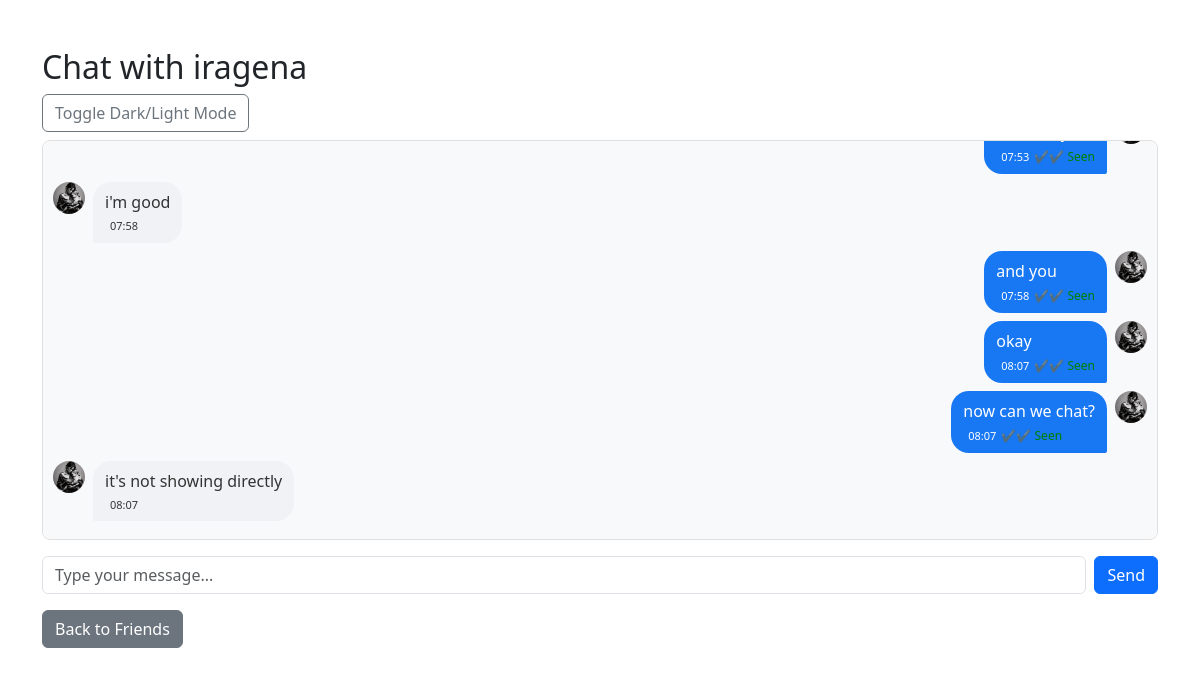
The page /chat/3 (signed in) on the database its author committed.
### app.py (models this page shows)
class User(UserMixin, db.Model):
    id = db.Column(db.Integer, primary_key=True)
    username = db.Column(db.String(80), unique=True, nullable=False)
    password = db.Column(db.String(120), nullable=False)
    profile_pic = db.Column(db.String(120), nullable=True, default='default.png')
    friends = db.relationship('Friend', foreign_keys='Friend.user_id', backref='user', lazy='dynamic')
    friend_of = db.relationship('Friend', foreign_keys='Friend.friend_id', backref='friend', lazy='dynamic')
    groups = db.relationship('GroupMember', backref='user', lazy='dynamic')

class PrivateMessage(db.Model):
    id = db.Column(db.Integer, primary_key=True)
    sender_id = db.Column(db.Integer, db.ForeignKey('user.id'))
    receiver_id = db.Column(db.Integer, db.ForeignKey('user.id'))
    content = db.Column(db.Text, nullable=False)
    timestamp = db.Column(db.DateTime, server_default=db.func.now())
    read = db.Column(db.Boolean, default=False)
    sender = db.relationship('User', foreign_keys=[sender_id])
    receiver = db.relationship('User', foreign_keys=[receiver_id])

### app.py (the view)
@app.route('/chat/<int:friend_id>', methods=['GET', 'POST'])
@login_required
def private_chat(friend_id):
    friend = User.query.get_or_404(friend_id)
    is_friend = Friend.query.filter_by(user_id=current_user.id, friend_id=friend_id, accepted=True).first() is not None
    if not is_friend:
        flash('You can only chat with your friends.', 'danger')
        return redirect(url_for('friends'))
    if request.method == 'POST':
        msg = request.form.get('message')
        if msg:
            db.session.add(PrivateMessage(sender_id=current_user.id, receiver_id=friend_id, content=msg, read=False))
            db.session.commit()
    unread = PrivateMessage.query.filter_by(sender_id=friend_id, receiver_id=current_user.id, read=False).all()
    for m in unread:
        m.read = True
    if unread:
        db.session.commit()
    messages = PrivateMessage.query.filter(
        ((PrivateMessage.sender_id == current_user.id) & (PrivateMessage.receiver_id == friend_id)) |
        ((PrivateMessage.sender_id == friend_id) & (PrivateMessage.receiver_id == current_user.id))
    ).order_by(PrivateMessage.timestamp.asc()).all()
    return render_template('private_chat.html', friend=friend, messages=messages, is_friend=is_friend, user=current_user)

### app.py (called while the page is built)
@login_manager.user_loader
def load_user(user_id):
    return User.query.get(int(user_id))

### templates/private_chat.html (shortened to what this page needs)
<!DOCTYPE html>
<html lang="en">
<head>
    <link href="https://cdn.jsdelivr.net/npm/bootstrap@5.3.0/dist/css/bootstrap.min.css" rel="stylesheet">
</head>
<body>
<div class="container mt-5">
    <h2>Chat with {{ friend.username }}</h2>
    <button class="btn btn-outline-secondary toggle-mode mb-2" onclick="document.body.classList.toggle('dark-mode')">Toggle Dark/Light Mode</button>
    <div id="chat-box">
        {% for message in messages %}
            <div class="d-flex mb-2 {{ 'justify-content-end' if message.sender_id == user.id else 'justify-content-start' }}">
                {% if message.sender_id != user.id %}
                    <img src="{{ url_for('static', filename='profile_pics/' + (friend.profile_pic or 'default.png')) }}" alt="Friend" width="32" height="32" class="rounded-circle me-2">
                {% endif %}
                <div class="{{ 'chat-bubble-right' if message.sender_id == user.id else 'chat-bubble-left' }}">
                    <span>{{ message.content }}</span>
                    <div class="d-flex align-items-center mt-1">
                        <span class="timestamp">{{ message.timestamp.strftime('%H:%M') }}</span>
                        {% if message.sender_id == user.id %}
                            <span class="read-receipt">
                                {% if message.read %}✔✔ Seen{% else %}✔ Sent{% endif %}
                            </span>
                        {% endif %}
                    </div>
                </div>
                {% if message.sender_id == user.id %}
                    <img src="{{ url_for('static', filename='profile_pics/' + (user.profile_pic or 'default.png')) }}" alt="Me" width="32" height="32" class="rounded-circle ms-2">
                {% endif %}
            </div>
        {% else %}
            <div class="text-muted">No messages yet.</div>
        {% endfor %}
    </div>
    {% if is_friend %}
    <form method="POST" class="d-flex mt-3" id="chat-form">
        <input type="text" name="message" class="form-control me-2" placeholder="Type your message..." autocomplete="off" required>
        <button type="submit" class="btn btn-primary">Send</button>
    </form>
    {% else %}
        <div class="alert alert-warning mt-3">You can only chat with your friends.</div>
    {% endif %}
    <a href="/friends" class="btn btn-secondary mt-3">Back to Friends</a>
</div>
</body>
</html>

### templates/private_chat.html (style rules this page uses)
#chat-box { display: flex; flex-direction: column; height: 400px; overflow-y: auto; padding: 10px; border-radius: 8px; border: 1px solid #e0e0e0; background: #f8f9fa; }
.chat-bubble-right { background: #1877f2; color: #fff; border-radius: 18px 18px 2px 18px; word-break: break-word; max-width: 70%; padding: 8px 12px; }
.chat-bubble-left { background: #f0f2f5; color: #333; border-radius: 18px 18px 18px 2px; word-break: break-word; max-width: 70%; padding: 8px 12px; }
.timestamp { font-size: 11px; margin-left: 5px; }
.read-receipt { font-size: 12px; color: green; margin-left: 5px; }

### rows shown on the page
User: username "iragena"
PrivateMessage: timestamp "07:53", read "✔✔ Seen", profile_pic (picture)
PrivateMessage: profile_pic (picture), content "i'm good", timestamp "07:58"
PrivateMessage: content "and you", timestamp "07:58", read "✔✔ Seen", profile_pic (picture)
PrivateMessage: content "okay", timestamp "08:07", read "✔✔ Seen", profile_pic (picture)
PrivateMessage: content "now can we chat?", timestamp "08:07", read "✔✔ Seen", profile_pic (picture)
PrivateMessage: profile_pic (picture), content "it's not showing directly", timestamp "08:07"
